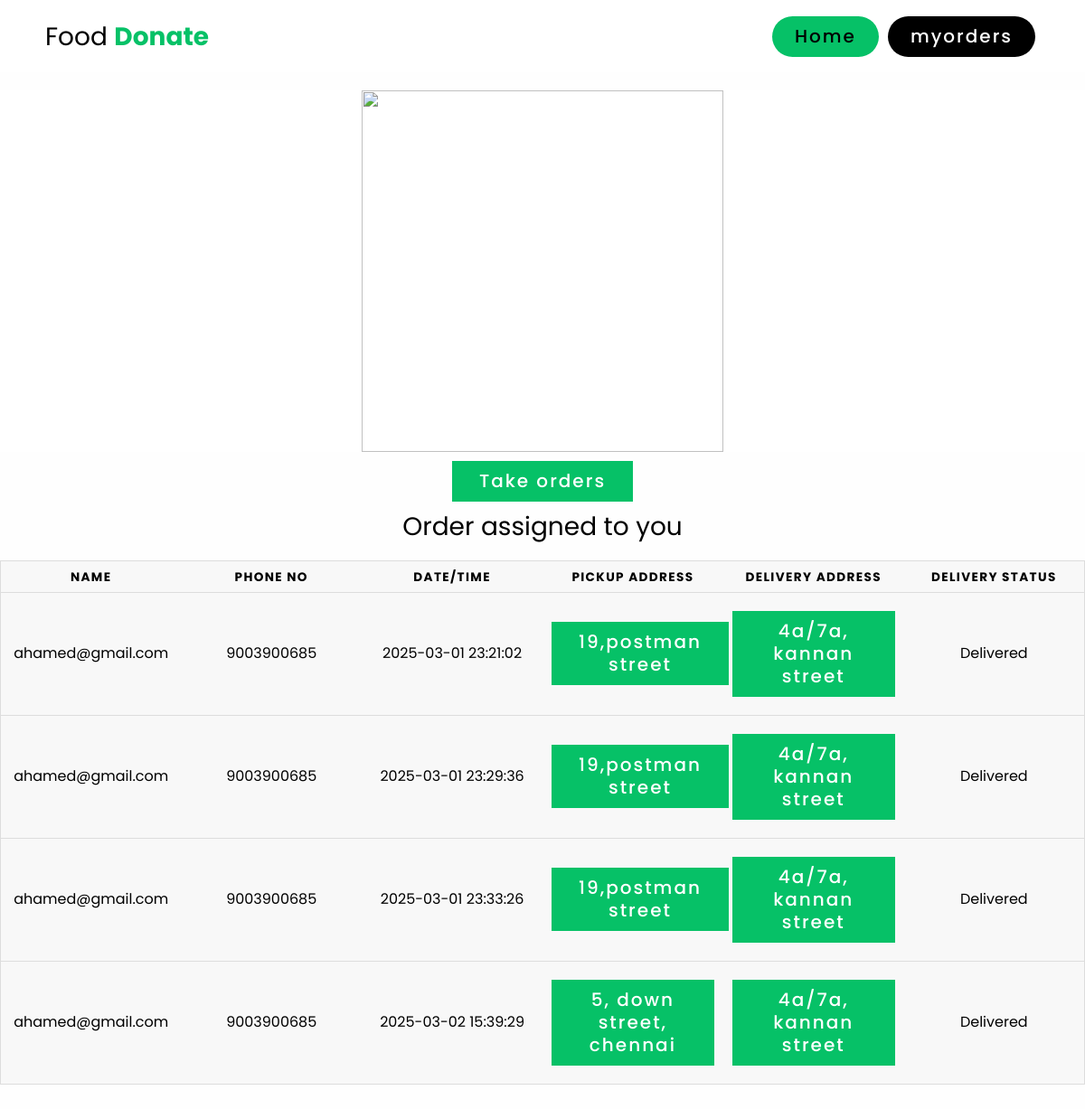
/delivery/deliverymyord.php (signed in), run on the app's committed database.
### tables this page shows
CREATE TABLE `food_donations` (
  `Fid` int(11) NOT NULL,
  `name` varchar(50) NOT NULL,
  `email` varchar(60) NOT NULL,
  `food` varchar(50) NOT NULL,
  `type` text NOT NULL,
  `category` text NOT NULL,
  `quantity` text NOT NULL,
  `date` datetime DEFAULT current_timestamp(),
  `address` text NOT NULL,
  `location` varchar(50) NOT NULL,
  `phoneno` varchar(25) NOT NULL,
  `assigned_to` int(11) DEFAULT NULL,
  `delivery_by` int(11) DEFAULT NULL,
  `latlon` varchar(255) DEFAULT NULL,
  `delivery_status` tinyint(1) DEFAULT NULL
);

### delivery/deliverymyord.php (the view, shortened to what this page needs)
<?php
include("connect.php");
$id=$_SESSION['Did'];
?>
<!DOCTYPE html>
<html lang="en">
<head>
    <link rel="stylesheet" href="delivery.css">
    <link rel="stylesheet" href="../home.css">
</head>
<body>
<header>
        <div class="logo">Food <b style="color: #06C167;">Donate</b></div>
        <nav class="nav-bar">
            <ul>
                <li><a href="delivery.php" >Home</a></li>
                <li><a href="deliverymyord.php"  class="active">myorders</a></li>
            </ul>
        </nav>
    </header>
    <br>
    <div class="itm">
        <img src="../img/delivery.gif" alt="" width="400" height="400">
    </div>
    <div class="get">
        <?php
        $sql = "SELECT fd.Fid AS Fid, fd.name, fd.phoneno, fd.date, fd.delivery_by,
                       fd.address AS From_address, fd.latlon AS from_latlon,
                       ad.name AS delivery_person_name, ad.address AS To_address, ad.latlon AS to_latlon,
                       fd.delivery_status
                FROM food_donations fd
                LEFT JOIN admin ad ON fd.assigned_to = ad.Aid
                WHERE delivery_by='$id'";
        $result = mysqli_query($connection, $sql);
        $data = array();
        while ($row = mysqli_fetch_assoc($result)) {
            $data[] = $row;
        }
        ?>
        <div class="log">
            <a href="delivery.php">Take orders</a>
            <p>Order assigned to you</p>
            <br>
        </div>
        <div class="table-container">
            <div class="table-wrapper">
                <table class="table">
                    <thead>
                        <tr>
                            <th>Name</th>
                            <th>Phone No</th>
                            <th>Date/Time</th>
                            <th>Pickup Address</th>
                            <th>Delivery Address</th>
                            <th>Delivery Status</th>
                        </tr>
                    </thead>
                    <tbody>
                        <?php foreach ($data as $row) { ?>
                            <tr>
                                <td><?= $row['name'] ?></td>
                                <td><?= $row['phoneno'] ?></td>
                                <td><?= $row['date'] ?></td>
                                <td>
                                    <a href="https://www.google.com/maps?q=<?= $row['from_latlon'] ?>" target="_blank">
                                        <?= $row['From_address'] ?>
                                    </a>
                                </td>
                                <td>
                                    <a href="https://www.google.com/maps?q=<?= $row['to_latlon'] ?>" target="_blank">
                                        <?= $row['To_address'] ?>
                                    </a>
                                </td>
                                <td>
                                    <?php if ($row['delivery_status']) { ?>
                                        Delivered
                                    <?php } ?>
                                </td>
                            </tr>
                        <?php } ?>
                    </tbody>
                </table>
            </div>
        </div>
    </div>
   <br>
   <br>
</body>
</html>

### delivery/delivery.css (style rules this page uses)
table { border: 1px solid #ccc; border-collapse: collapse; margin: 0; padding: 0; width: 100%; table-layout: fixed; }
table tr { background-color: #f8f8f8; border: 1px solid #ddd; padding: .35em; }
table th, table td { padding: .625em; text-align: center; }
table th { font-size: .85em; letter-spacing: .1em; text-transform: uppercase; }
body { font-family: "Open Sans", sans-serif; line-height: 1.25; }
.log { margin: auto; display:grid; align-items: center; }
a { display: inline-block; font-size: 20px; background:#06C167; padding: 10px 30px; text-decoration: none; font-weight: 500; margin:10px auto 10px auto; color: #fff; letter-spacing: 2px; transition: 0.2s; }

### home.css (style rules this page uses)
:root { --navcolor:white; --navfont:black; --green:#06C167; --box-shadow:0 .5rem 1rem rgba(0,0,0.1) }
* { margin: 0; padding: 0; list-style: none; text-decoration: none; box-sizing: border-box; font-family: 'Poppins', sans-serif; }
body { background-color: #fefefe; }
header { width: 100%; height: 80px; background-color: var(--navcolor); display: flex; justify-content: space-between; align-items: center; padding: 0 100px; }
.logo { font-size: 28px; color:var(--navfont); }
.nav-bar ul { display: flex; }
.nav-bar ul li a { display: block; color: var(--navfont); font-size: 20px ; padding:10px 25px; border-radius: 50px; transition: 0.2s; margin: 0 5px; }
.nav-bar ul li a.active { color:var(--navcolor); background-color: var(--navfont); }
@media only screen and (max-width:1320px) { header { padding:0 50px; } }

### delivery/deliverymyord.php (style rules this page uses)
.itm { background-color: white; display: grid; }
.itm img { width: 400px; height: 400px; margin-left: auto; margin-right: auto; }
p { text-align: center; font-size: 28PX;color: black; }

### data on the page
food_donations: name "ahamed@gmail.com", phoneno "9003900685", date "2025-03-01 23:21:02", address "19,postman street", admin.address "4a/7a, kannan street", delivery_status "Delivered"
food_donations: name "ahamed@gmail.com", phoneno "9003900685", date "2025-03-01 23:29:36", address "19,postman street", admin.address "4a/7a, kannan street", delivery_status "Delivered"
food_donations: name "ahamed@gmail.com", phoneno "9003900685", date "2025-03-01 23:33:26", address "19,postman street", admin.address "4a/7a, kannan street", delivery_status "Delivered"
food_donations: name "ahamed@gmail.com", phoneno "9003900685", date "2025-03-02 15:39:29", address "5, down street, chennai", admin.address "4a/7a, kannan street", delivery_status "Delivered"
